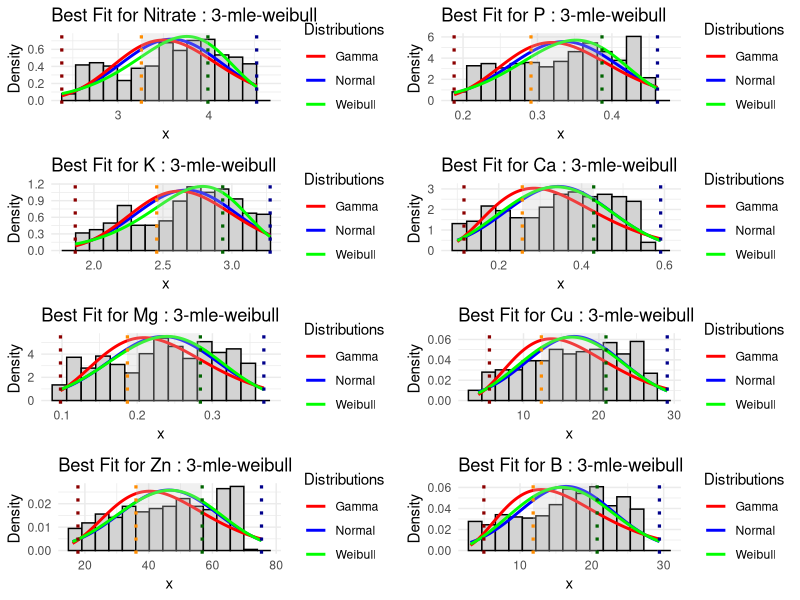
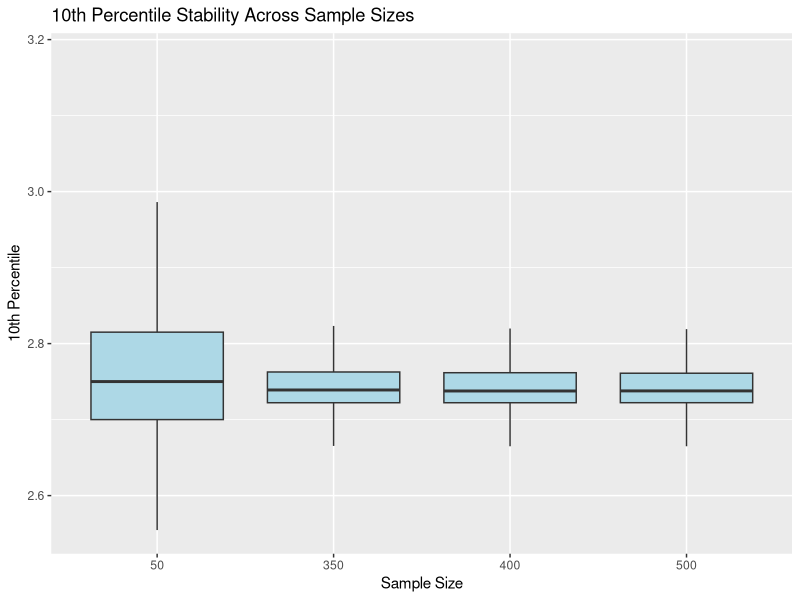
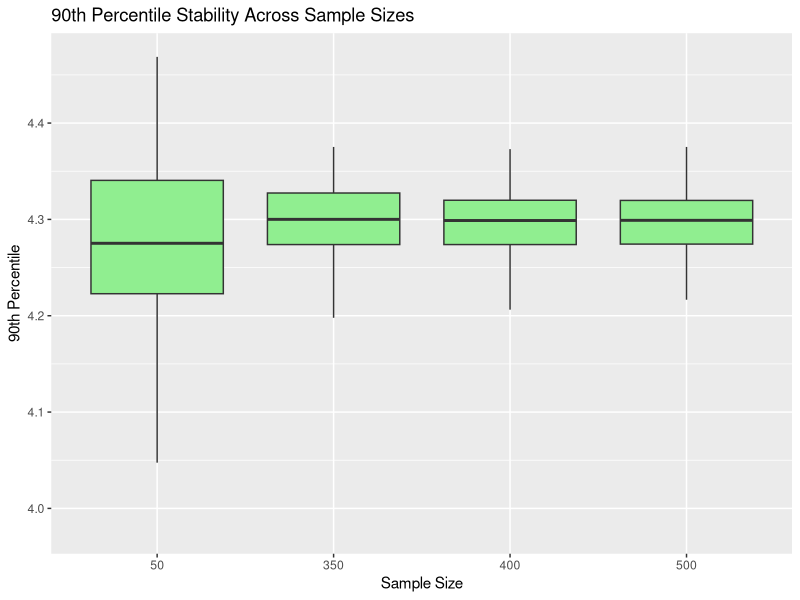

These charts were generated, in order, by the following R code:
library(ggplot2)
library(reshape2)
library(fitdistrplus)
library(gridExtra)
library(goftest)
library(scales)

set.seed(123)


create_custom_pool <- function(n = 2000, min_val, max_val) {
  cluster1 <- runif(n * 0.3, min_val, (min_val + max_val) / 2)
  cluster2 <- runif(n * 0.5, (min_val + max_val) / 2, max_val)
  outliers <- c(min_val, max_val)  # simulate edge values
  noise <- sample(seq(min_val, max_val, length.out = 100), n * 0.2, replace = TRUE)
  pool <- c(cluster1, cluster2, outliers, noise)
  return(pool)
}

n_samples <- 500 #samole dataset with replacement
df <- data.frame(
  Nitrate = sample(create_custom_pool(2000, 2.5, 4.5), n_samples),
  P = sample(create_custom_pool(2000, 0.20, 0.45), n_samples),
  K = sample(create_custom_pool(2000, 1.90, 3.25), n_samples),
  Ca = sample(create_custom_pool(2000, 0.10, 0.55), n_samples),
  Mg = sample(create_custom_pool(2000, 0.10, 0.35), n_samples),
  Cu = sample(create_custom_pool(2000, 4, 27), n_samples),
  Zn = sample(create_custom_pool(2000, 16, 70), n_samples),
  B = sample(create_custom_pool(2000, 3, 27), n_samples)
)

head(df)

###########################################################################################


input_analyzer <- function(df) {
  results_list <- list()
  plots <- list()
  
  for (nutrient in names(df)) {
    cat("\nAnalyzing:", nutrient, "\n")
    data <- df[[nutrient]]
    
  
    fits <- list(
      normal = fitdist(data, "norm"),
      gamma = tryCatch(fitdist(data, "gamma"), error = function(e) NULL),
      weibull = tryCatch(fitdist(data, "weibull"), error = function(e) NULL)
    )
    
    fits_for_gof <- fits[sapply(fits, Negate(is.null))]
    if (length(fits_for_gof) == 0) {
      warning(paste("No valid fit for", nutrient))
      next
    }
    
    gof <- gofstat(fits_for_gof)
    best_fit <- names(which.min(gof$bic))
    cat("Best fit based on BIC:", best_fit, "\n")
    results_list[[nutrient]] <- list(fits = fits, gof = gof, best_fit = best_fit)
    
    p <- ggplot(data.frame(x = data), aes(x)) +
      geom_histogram(aes(y = ..density..), bins = 15, fill = "lightgray", color = "black") +
      ylab("Density") +
      ggtitle(paste("Best Fit for", nutrient, ":", best_fit)) +
      theme_minimal()
    
   
    if (!is.null(fits$normal)) {
      mu <- fits$normal$estimate["mean"]
      sigma <- fits$normal$estimate["sd"]
      p <- p + stat_function(fun = dnorm,
                             args = list(mean = mu, sd = sigma),
                             aes(color = "Normal"), linewidth = 1)
    }
    if (!is.null(fits$gamma)) {
      shape <- fits$gamma$estimate["shape"]
      rate <- fits$gamma$estimate["rate"]
      p <- p + stat_function(fun = dgamma,
                             args = list(shape = shape, rate = rate),
                             aes(color = "Gamma"), linewidth = 1)
    }
    if (!is.null(fits$weibull)) {
      shape <- fits$weibull$estimate["shape"]
      scale <- fits$weibull$estimate["scale"]
      p <- p + stat_function(fun = dweibull,
                             args = list(shape = shape, scale = scale),
                             aes(color = "Weibull"), linewidth = 1)
    }
    
    
    p <- p + scale_color_manual(
      name = "Distributions",
      values = c("Normal" = "blue", "Gamma" = "red", "Weibull" = "green")
    )
    
   
    clean_fit_name <- gsub("^3-mle-", "", best_fit)
    if (!is.null(fits[[clean_fit_name]])) {
      best_params <- fits[[clean_fit_name]]$estimate
      qvals <- NULL
      if (clean_fit_name == "normal") {
        qvals <- qnorm(c(0.025, 0.25, 0.75, 0.975),
                       mean = best_params["mean"],
                       sd = best_params["sd"])
      } else if (clean_fit_name == "gamma") {
        qvals <- qgamma(c(0.025, 0.25, 0.75, 0.975),
                        shape = best_params["shape"],
                        rate = best_params["rate"])
      } else if (clean_fit_name == "weibull") {
        qvals <- qweibull(c(0.025, 0.25, 0.75, 0.975),
                          shape = best_params["shape"],
                          scale = best_params["scale"])
      }
      
      if (!is.null(qvals) && all(!is.na(qvals))) {
        p <- p + 
          annotate("rect",
                   xmin = qvals[2], xmax = qvals[3],
                   ymin = 0, ymax = Inf,
                   fill = "gray80", alpha = 0.3)
        
        labels <- c("2.5%", "25%", "75%", "97.5%")
        colors <- c("darkred", "darkorange", "darkgreen", "darkblue")
        
        for (i in seq_along(qvals)) {
          p <- p +
            geom_vline(xintercept = qvals[i], linetype = "dotted", 
                       color = colors[i], linewidth = 1.1, show.legend = FALSE) +
            annotate("text", x = qvals[i], y = Inf, label = labels[i],
                     vjust = -0.5, hjust = 0.5, size = 3, color = colors[i])
        }
      }
    }
    
    plots[[nutrient]] <- p
  }
  
  do.call("grid.arrange", c(plots, ncol = 2))
  return(results_list)
}


#######################line break#############################################
analysis_results <- input_analyzer(df)


#####################################################################################
#####################################################################################
#############################PERCENTILE STABILITY####################################


#what you will find is that the confidence increases as the spread decreases looking at both the 10th and 90th percentile.
#The recommendation here is to target at least greater than 400 samples to get a good estimate of the true value.
#especially if we are relying on the quarantines to classify deficient, sufficient and excessive nutrients.
#I have changed the "n_sub" values to include 700 and you don't really see a any further stabilization after a sample size of 400..

percentile_stability <- function(data, n_sub = c(50, 350, 400, 500), reps = 500) {
  result <- data.frame()
  
  for (n in n_sub) {
    for (i in 1:reps) {
      sample_data <- sample(data, size = n, replace = TRUE)
      p10 <- quantile(sample_data, 0.10)
      p90 <- quantile(sample_data, 0.90)
      result <- rbind(result, data.frame(n = n, p10 = p10, p90 = p90))
    }
  }
  
  return(result)
}

# Example using Nitrate
set.seed(123)
bootstrap_results <- percentile_stability(df$Nitrate, n_sub = c(50, 350, 400, 500), reps = 500)

library(ggplot2)
ggplot(bootstrap_results, aes(x = factor(n))) +
  geom_boxplot(aes(y = p10), fill = "lightblue", outlier.shape = NA) +
  ggtitle("10th Percentile Stability Across Sample Sizes") +
  ylab("10th Percentile") + xlab("Sample Size")

ggplot(bootstrap_results, aes(x = factor(n))) +
  geom_boxplot(aes(y = p90), fill = "lightgreen", outlier.shape = NA) +
  ggtitle("90th Percentile Stability Across Sample Sizes") +
  ylab("90th Percentile") + xlab("Sample Size")

#####################################################################################
#####################################################################################
############################# TEST THE FIT #########################################

compute_gof_pvalues <- function(df) {
  results <- data.frame(
    Nutrient = character(),
    Shapiro_p = numeric(),
    KS_Gamma_p = numeric(),
    KS_Weibull_p = numeric(),
    stringsAsFactors = FALSE
  )
  
  for (nutrient in names(df)) {
    cat("Processing", nutrient, "\n")
    
    data <- na.omit(df[[nutrient]])
    
    if (length(data) < 10) {
      warning(paste("Skipping", nutrient, "- not enough data"))
      next
    }
    
    shapiro_p <- tryCatch(shapiro.test(data)$p.value, error = function(e) NA)
    

    gamma_fit <- tryCatch(fitdist(data, "gamma"), error = function(e) NULL)
    ks_gamma_p <- if (!is.null(gamma_fit)) {
      tryCatch(ks.test(data, "pgamma",
                       shape = gamma_fit$estimate["shape"],
                       rate = gamma_fit$estimate["rate"])$p.value,
               error = function(e) NA)
    } else {
      NA
    }
    
    weibull_fit <- tryCatch(fitdist(data, "weibull"), error = function(e) NULL)
    ks_weibull_p <- if (!is.null(weibull_fit)) {
      tryCatch(ks.test(data, "pweibull",
                       shape = weibull_fit$estimate["shape"],
                       scale = weibull_fit$estimate["scale"])$p.value,
               error = function(e) NA)
    } else {
      NA
    }
    
    
    results <- rbind(results, data.frame(
      Nutrient = nutrient,
      Shapiro_p = shapiro_p,
      KS_Gamma_p = ks_gamma_p,
      KS_Weibull_p = ks_weibull_p
    ))
  }
  
  return(results)
}

pvalue_results <- compute_gof_pvalues(df)
print(pvalue_results)

#####################################################################################
#####################################################################################
#################################### BIC VALUES ###########################################

compute_bic_table <- function(df) {
  results <- data.frame(
    Nutrient = character(),
    BIC_Normal = numeric(),
    BIC_Gamma = numeric(),
    BIC_Weibull = numeric(),
    stringsAsFactors = FALSE
  )
  
  for (nutrient in names(df)) {
    cat("Processing", nutrient, "\n")
    data <- na.omit(df[[nutrient]])
    
    # Fit each distribution
    normal_fit <- tryCatch(fitdist(data, "norm"), error = function(e) NULL)
    gamma_fit <- tryCatch(fitdist(data, "gamma"), error = function(e) NULL)
    weibull_fit <- tryCatch(fitdist(data, "weibull"), error = function(e) NULL)
    
    # Extract BICs (use NA if model failed)
    bic_normal  <- if (!is.null(normal_fit)) gofstat(normal_fit)$bic else NA
    bic_gamma   <- if (!is.null(gamma_fit))  gofstat(gamma_fit)$bic  else NA
    bic_weibull <- if (!is.null(weibull_fit)) gofstat(weibull_fit)$bic else NA
    
    # Store result
    results <- rbind(results, data.frame(
      Nutrient = nutrient,
      BIC_Normal = bic_normal,
      BIC_Gamma = bic_gamma,
      BIC_Weibull = bic_weibull
    ))
  }
  
  return(results)
}


bic_results <- compute_bic_table(df)
rownames(bic_results) <- NULL
print(bic_results)
